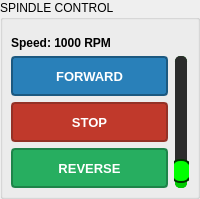
         <widget class="QGroupBox" name="groupBox_spindle">
          <property name="sizePolicy">
           <sizepolicy hsizetype="Preferred" vsizetype="Preferred">
            <horstretch>0</horstretch>
            <verstretch>0</verstretch>
           </sizepolicy>
          </property>
          <property name="title">
           <string>SPINDLE CONTROL</string>
          </property>
          <layout class="QVBoxLayout" name="layout_spindle_inner">
           <property name="spacing">
            <number>6</number>
           </property>
           <property name="leftMargin">
            <number>8</number>
           </property>
           <property name="topMargin">
            <number>16</number>
           </property>
           <property name="rightMargin">
            <number>8</number>
           </property>
           <property name="bottomMargin">
            <number>8</number>
           </property>
           <item>
            <widget class="QLabel" name="label_spindle_speed">
             <property name="font">
              <font>
               <pointsize>9</pointsize>
               <weight>75</weight>
               <bold>true</bold>
              </font>
             </property>
             <property name="text">
              <string>Speed: 1000 RPM</string>
             </property>
            </widget>
           </item>
           <item>
            <layout class="QHBoxLayout" name="layout_spindle_buttons_slider">
             <item>
              <layout class="QVBoxLayout" name="layout_spindle_btns">
               <item>
                <widget class="QPushButton" name="btn_spindle_fwd">
                 <property name="minimumSize">
                  <size>
                   <width>80</width>
                   <height>40</height>
                  </size>
                 </property>
                 <property name="font">
                  <font>
                   <pointsize>10</pointsize>
                   <weight>75</weight>
                   <bold>true</bold>
                  </font>
                 </property>
                 <property name="styleSheet">
                  <string notr="true">QPushButton { background-color: #2980b9; color: white; border: 2px solid #1c5980; font-weight: bold; border-radius: 4px; }
QPushButton:hover { border-color: #ffffff; }
QPushButton:pressed { background-color: #1c5980; padding-top: 7px; padding-left: 7px; }</string>
                 </property>
                 <property name="text">
                  <string>FORWARD</string>
                 </property>
                </widget>
               </item>
               <item>
                <widget class="QPushButton" name="btn_spindle_stop">
                 <property name="minimumSize">
                  <size>
                   <width>80</width>
                   <height>40</height>
                  </size>
                 </property>
                 <property name="font">
                  <font>
                   <pointsize>10</pointsize>
                   <weight>75</weight>
                   <bold>true</bold>
                  </font>
                 </property>
                 <property name="styleSheet">
                  <string notr="true">QPushButton { background-color: #c0392b; color: white; border: 2px solid #943126; font-weight: bold; border-radius: 4px; }
QPushButton:hover { border-color: #ffffff; }
QPushButton:pressed { background-color: #943126; padding-top: 7px; padding-left: 7px; }</string>
                 </property>
                 <property name="text">
                  <string>STOP</string>
                 </property>
                </widget>
               </item>
               <item>
                <widget class="QPushButton" name="btn_spindle_rev">
                 <property name="minimumSize">
                  <size>
                   <width>80</width>
                   <height>40</height>
                  </size>
                 </property>
                 <property name="font">
                  <font>
                   <pointsize>10</pointsize>
                   <weight>75</weight>
                   <bold>true</bold>
                  </font>
                 </property>
                 <property name="styleSheet">
                  <string notr="true">QPushButton { background-color: #27ae60; color: white; border: 2px solid #1e8449; font-weight: bold; border-radius: 4px; }
QPushButton:hover { border-color: #ffffff; }
QPushButton:pressed { background-color: #1e8449; padding-top: 7px; padding-left: 7px; }</string>
                 </property>
                 <property name="text">
                  <string>REVERSE</string>
                 </property>
                </widget>
               </item>
              </layout>
             </item>
             <item>
              <widget class="QSlider" name="slider_spindle_speed">
               <property name="styleSheet">
                <string notr="true">QSlider::groove:vertical { background: #111111; width: 10px; border-radius: 5px; border: 1px solid #00aa00; }
QSlider::sub-page:vertical { background: #2b2b2b; border-radius: 5px; }
QSlider::add-page:vertical { background: #00cc00; border-radius: 5px; }
QSlider::handle:vertical { background: #00ff00; border: 2px solid #003300; height: 20px; margin: 0 -6px; border-radius: 10px; }
QSlider::handle:vertical:hover { background: #33ff33; }</string>
               </property>
               <property name="minimum">
                <number>100</number>
               </property>
               <property name="maximum">
                <number>24000</number>
               </property>
               <property name="value">
                <number>1000</number>
               </property>
               <property name="orientation">
                <enum>Qt::Vertical</enum>
               </property>
              </widget>
             </item>
            </layout>
           </item>
          </layout>
         </widget>
